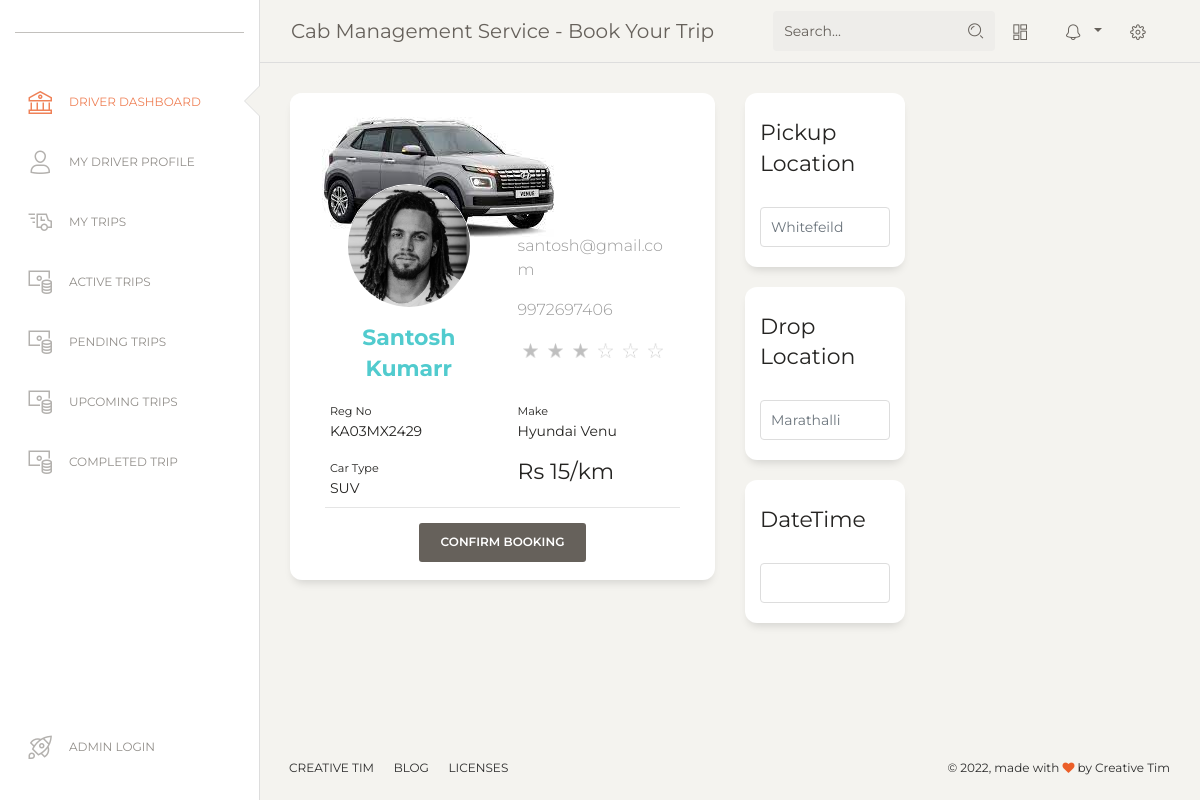
/index.php/trip/create, run on the app's committed database.
### tables this page shows
CREATE TABLE `car` (
  `car_reg_id` varchar(200) NOT NULL,
  `admin_id` int NOT NULL,
  `rate_per_km` int NOT NULL,
  `model` varchar(200) NOT NULL,
  `color` varchar(200) NOT NULL,
  `category` enum('SUV','SEDAN','MINI','MICRO','LUX') NOT NULL,
  `car_image` varchar(200) NOT NULL,
  `created_at` datetime DEFAULT CURRENT_TIMESTAMP,
  PRIMARY KEY (`car_reg_id`),
  KEY `admin_id` (`admin_id`)
);

CREATE TABLE `driver` (
  `driver_id` int NOT NULL AUTO_INCREMENT,
  `admin_id` int NOT NULL,
  `car_reg_id` varchar(200) NOT NULL,
  `report_id` int NOT NULL,
  `name` varchar(200) NOT NULL,
  `gender` enum('M','F') NOT NULL,
  `mob_no` bigint NOT NULL,
  `email` varchar(200) NOT NULL,
  `password` varchar(255) NOT NULL,
  `history` int DEFAULT NULL,
  `rating` int NOT NULL DEFAULT '0',
  `image_url` varchar(200) DEFAULT NULL,
  `created_at` datetime DEFAULT CURRENT_TIMESTAMP,
  PRIMARY KEY (`driver_id`),
  UNIQUE KEY `mobile_no` (`mob_no`),
  UNIQUE KEY `email` (`email`),
  KEY `admin_id` (`admin_id`),
  KEY `car_reg_id` (`car_reg_id`),
  CONSTRAINT `driver_ibfk_1` FOREIGN KEY (`admin_id`) REFERENCES `admin` (`admin_id`),
  CONSTRAINT `driver_ibfk_2` FOREIGN KEY (`car_reg_id`) REFERENCES `car` (`car_reg_id`)
);

### application/controllers/Trip.php (called while the page is built, shortened)
<?php
class Trip extends CI_Controller
{
    public function __construct()
    {
        $this->load->model('car_model', 'car');
        $this->load->model('driver_model', 'driver');
        $this->load->model('trip_model', 'trip');
        $this->load->helper(array('form', 'url', 'security'));
    }
    public function create()
    {
        $data = $_POST;
        $data['car_data'] = $this->driver->get_car_and_driver($_POST['driver_id'])[0];
        $data['user_id'] = $this->session->userdata('userid');
        $data['page_title'] = 'Book Your Trip';
        $data['main_content'] = 'Trip/create';
        $this->load->view('layout', $data);
    }
}

### index.php (called while the page is built, shortened)
<?php
require_once BASEPATH.'core/CodeIgniter.php';

### application/models/Driver_model.php (called while the page is built, shortened)
<?php
class Driver_Model extends CI_Model
{
    public function get_car_and_driver($by_driver_id = NULL)
    {
        $sql = 'SELECT car.car_reg_id,car.rate_per_km,car.model,car.color,car.category,car.car_image , driver.driver_id,driver.name,driver.gender,driver.email,driver.mob_no, driver.rating, driver.image_url from driver join car on driver.car_reg_id = car.car_reg_id';
        $query = $this->db->query($sql);
        $available_cars = $query->result_array();
        if (empty($available_cars)) {
            return false;
        } else {
            return $available_cars;
        }
    }
}

### application/views/Trip/create.php (the view, shortened to what this page needs)
<form method="post" action="<?php echo site_url('Trip/save'); ?>">
<div class="row">
    <div class="col-md-6">
        <div class="card card-user">
            <div class="image">
                <img src="<?php print base_url(); ?>assets/img/carimages/<?php echo isset($car_data['car_image']) ? $car_data['car_image'] : "getImage.png"; ?>" alt="...">
            </div>
            <div class="card-body" style="padding: 0px 40px; min-height:auto">
                <div class="author">
                    <div class="row text-left">
                        <div class="col-6 text-center">
                            <a href="#">
                                <img class="avatar border-gray" src="<?php print base_url(); ?>assets/img/mike.jpg" alt="...">
                                <h5 class="title"><?php echo $car_data['name']; ?></h5>
                            </a>
                        </div>
                        <div class="col-6 text-left" style="padding-top:50px">
                            <p class="description email"><?php echo $car_data['email']; ?></p>
                            <p class="description phone"> <?php echo $car_data['mob_no']; ?></p>
                            <p class="description rating">
                                <?php
                                for ($i = 0; $i <= 5; $i++) {
                                    $starimg = ($i <= $car_data['rating']) ? 'star.png' : 'staro.png';
                                    echo "<img src='" . base_url() . "assets/img/bg/" . $starimg . "' class='staro'/>";
                                }
                                ?>
                            </p>
                        </div>
                    </div>
                    <div class="row text-left">
                        <div class="col-6 text-left">
                            <small>Reg No</small><br><?php echo $car_data['car_reg_id']; ?><br>
                        </div>
                        <div class="col-6">
                            <small>Make</small><br><?php echo $car_data['model']; ?><br>
                        </div>
                    </div>
                    <div class="row text-left" style="margin-top:15px">
                        <div class="col-6 text-left">
                            <small>Car Type</small><br><?php echo $car_data['category']; ?><br>
                        </div>
                        <div class="col-6">
                            <h5>Rs <?php echo $car_data['rate_per_km']; ?>/km</h5>
                        </div>
                    </div>
                </div>
            </div>
            <div class="card-footer">
                <hr>
                <div class="button-container">
                    <div class="row">
                        <div class="col-12 ml-auto">
                                <input type="submit" class="btn  " value="Confirm Booking" />
                        </div>
                    </div>
                </div>
            </div>
        </div>
    </div>
    <div class="col-md-6">
        <div class="row">
            <div class="col-md-5">
                <div class="card ">
                    <div class="card-header ">
                        <h5 class="card-title">Pickup Location</h5>
                    </div>
                    <div class="card-body">
                        <div class="form-group">
                            <input type="text" class="form-control" placeholder="Whitefeild" name="pickup_location" value="<?php echo $pickup_location; ?>">
                        </div>
                    </div>
                </div>
            </div>
        </div>
        <div class="row">
            <div class="col-md-5">
                <div class="card ">
                    <div class="card-header ">
                        <h5 class="card-title">Drop Location</h5>
                    </div>
                    <div class="card-body ">
                        <div class="form-group">
                            <input type="text" class="form-control " placeholder="Marathalli" name="drop_location" value="<?php echo $drop_location; ?>">
                        </div>
                    </div>
                </div>
            </div>
        </div>
        <div class="row">
            <div class="col-md-5">
                <div class="card ">
                    <div class="card-header ">
                        <h5 class="card-title">DateTime</h5>
                    </div>
                    <div class="card-body ">
                        <div class="form-group">
                            <input type="text" class="form-control datetimepicker" value="<?php echo $trip_datetime; ?>" name="trip_datetime">
                        </div>
                    </div>
                </div>
            </div>
        </div>
    </div>
</div>
</form>

### application/views/Trip/create.php (style rules this page uses)
.card-user .image { height: auto; }
.staro { width: 25px; padding: 5px }

### data on the page
car: car_image (picture), car_reg_id "KA03MX2429", model "Hyundai Venu", category "SUV", rate_per_km "15"
driver: name "Santosh Kumarr", email "santosh@gmail.com", mob_no "9972697406"

### other printed values
$page_title "Book Your Trip"
